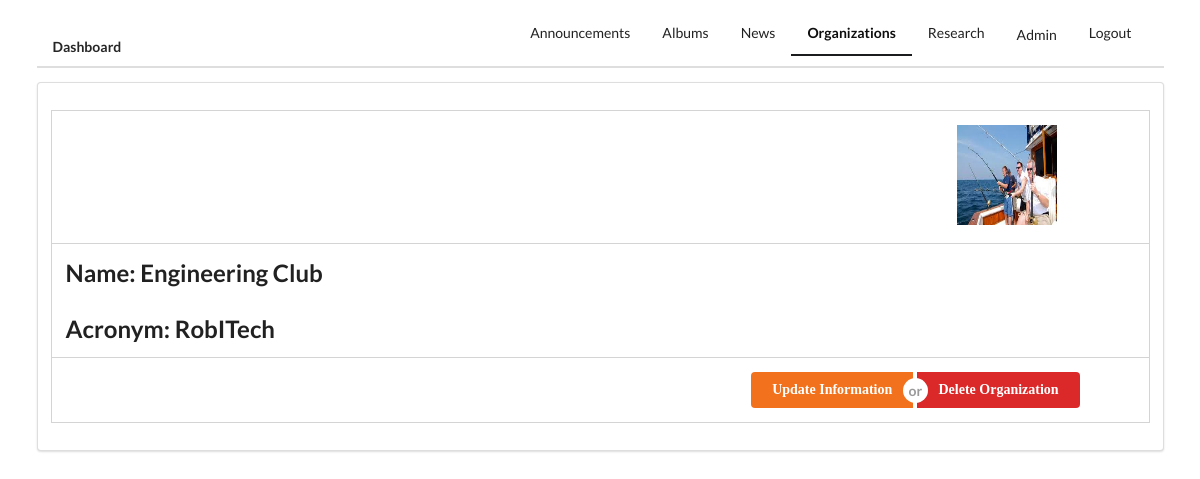
The app's page /staff/organization/details/2/ (signed in) with its own data.
### staff/models.py (models this page shows, shortened)
class Organization(models.Model):
    LEVEL = (
        ("Main", "Main"),
        ("Core Subject", "Core Subject"),
        ("Social Science", "Social Science"),
        ("Music and Arts", "Music and Arts"),
    )
    name = models.CharField(max_length=100)
    category = models.CharField(choices=LEVEL, max_length=50, blank=True, null=True)
    logo = models.ImageField(upload_to="organization/{}/logo".format(name), null=True)
    acronym = models.CharField(max_length=10)
    description = models.TextField(max_length=5000)

### staff/views.py (the view)
# urls.py: path('organization/details/<int:pk>/', views.OrganizationDetailView.as_view(), name="organization_detail"),
class OrganizationDetailView(LoginRequiredMixin, DetailView):
    model = Organization
    context_object_name = "organization"
    pk_url_kwarg = 'pk'

### templates/staff/organization_detail.html (shortened to what this page needs)
{% extends 'staff/base_staff.html' %}
{% load staticfiles %}
{% block organization %}
  active
{%endblock%}
{% block main_content %}
  <div class="ui segment">
    <div class="ui container">
      <div class="ui celled grid">
        <div class="row">
          <div class="right floated three wide column">
              <img src="{{ organization.logo.url }}" alt="logo" width="100px" height="100px">
          </div>
        </div>
        <div class="row">
          <div class="column">
            <h2>Name: {{ organization.name }}</h2>
            <h2>Acronym: {{ organization.acronym }}</h2>
          </div>
        </div>
        <div class="row">
          <div class="ui six wide right floated column">
            <div class="ui buttons">
              <a href="{% url 'staff:update_organization' pk=organization.pk %}" class="ui orange button">Update Information</a>
              <div class="or"></div>
              <a href="{% url 'staff:delete_organization' pk=organization.pk %}" class="ui red button">Delete Organization</a>
            </div>
          </div>
        </div>
      </div>
    </div>
  </div>
{% endblock %}

### static/css/index.css (style rules this page uses)
.ui.button { font-family: Code Bold; font-weight: bold; }

### records on screen
Organization: logo (picture), name "Engineering Club", acronym "RobITech"
